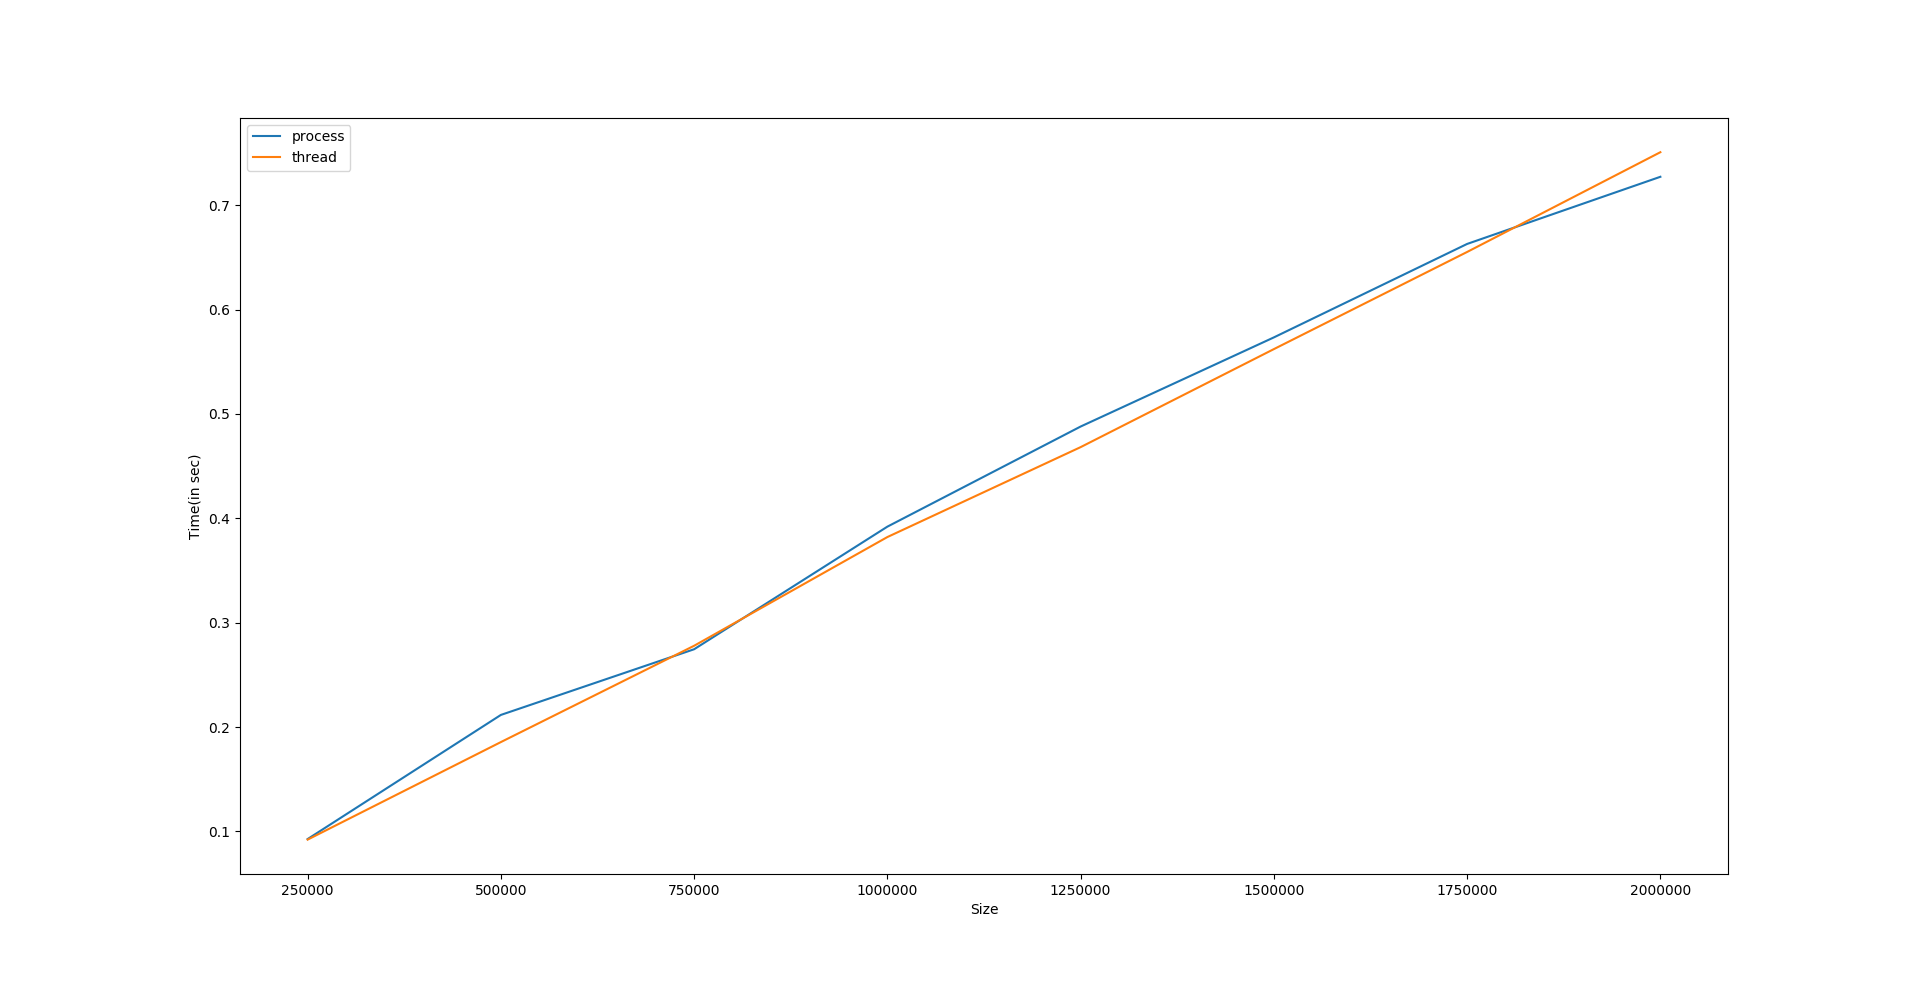

This figure's Python source:
import pandas as pd
import matplotlib.pyplot as plt 

df = pd.read_csv("plots.csv")
plt.plot(df['n'],df[' process'],label='process')
plt.plot(df['n'],df[' thread'],label='thread')
plt.xlabel('Size')
plt.ylabel('Time(in sec)')
plt.legend()
plt.show()
# l1 = df[' thread'].values.tolist()
# print(l1)
